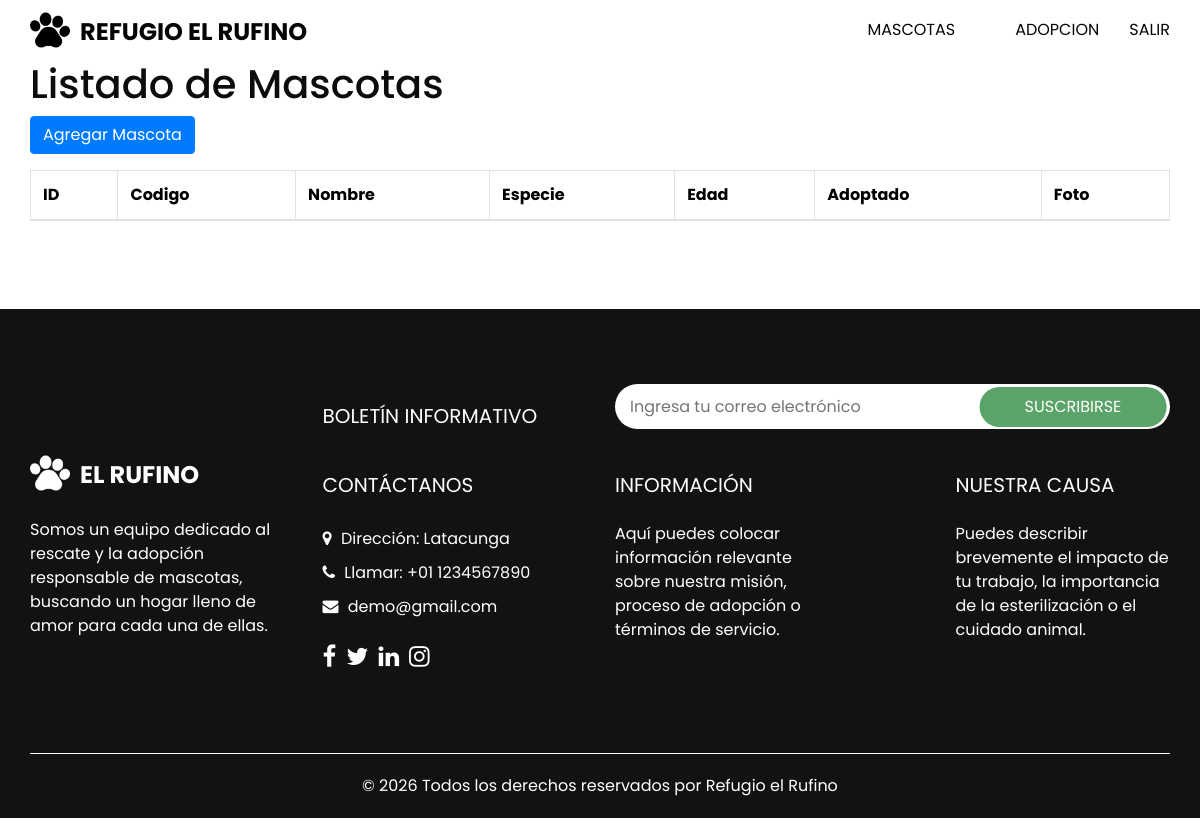
Before: /listaMascotas/ with the older database file.
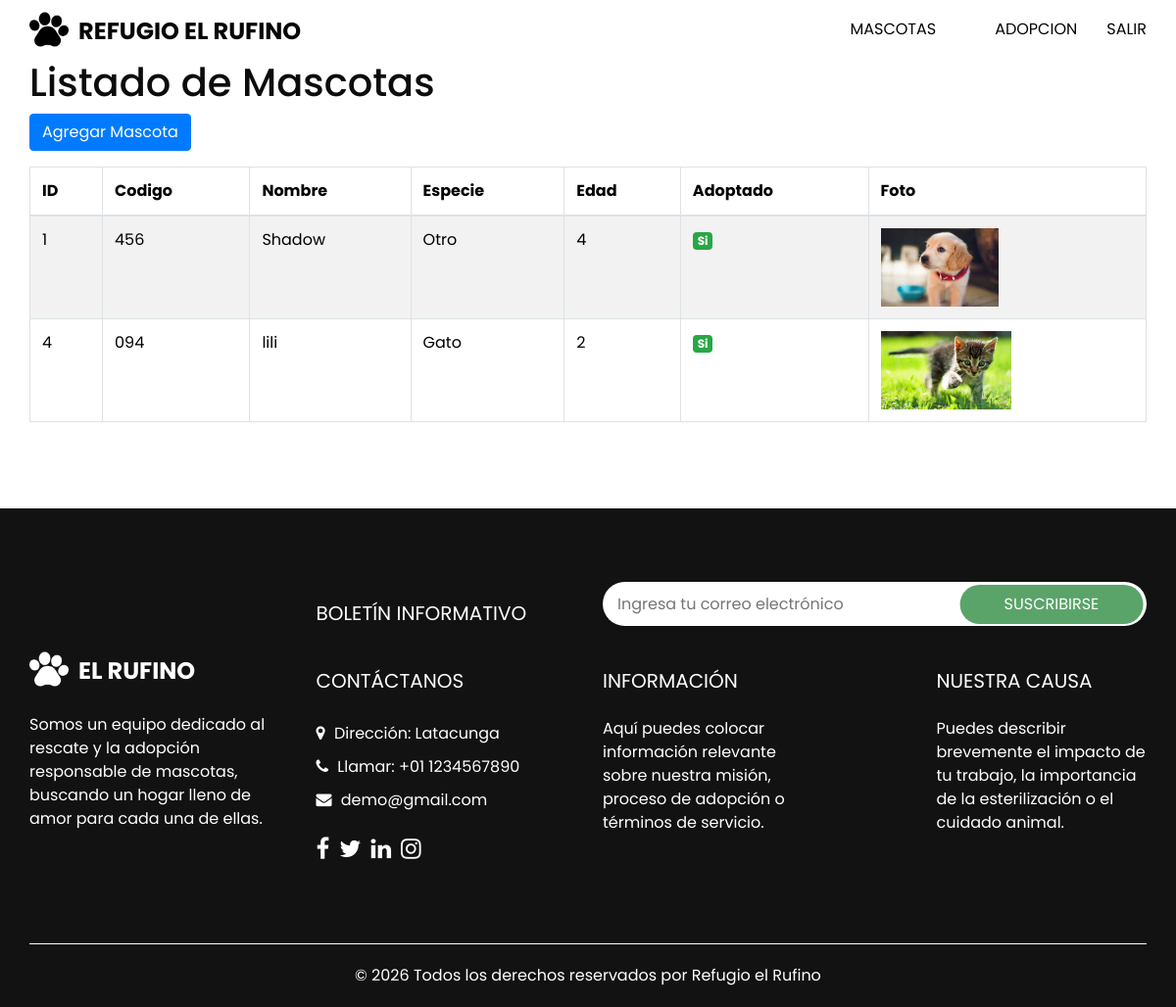
After: the same page with the newer database file.
### Aplicaciones/Mascota/models.py (models this page shows, shortened)
class Mascota(models.Model):
    ESPECIE_CHOICES = [
        ('Perro', 'Perro'),
        ('Gato', 'Gato'),
        ('Otro', 'Otro'),
    ]
    codigo = models.CharField(max_length=50, unique=True)
    nombre = models.CharField(max_length=200)
    especie = models.CharField(max_length=20, choices=ESPECIE_CHOICES)
    edad = models.PositiveIntegerField()
    adoptado = models.BooleanField(default=False)
    imgMascota = models.ImageField(upload_to='imgMascota/', blank=True, null=True)

### Aplicaciones/Mascota/views.py (the view)
# urls.py: path('', views.inicio, name='inicio'),
def inicio(request):
    mascotas = Mascota.objects.all()
    return render(request, 'listaMascotas.html', {'mascotas': mascotas})

### Aplicaciones/Mascota/templates/listaMascotas.html (shortened to what this page needs)
{% extends './plantilla.html' %}
{% block contenido %}
<div class="container">
    <h1>Listado de Mascotas</h1>
    <a href="{% url 'nuevaMascota' %}" class="btn btn-primary mb-3">Agregar Mascota</a>
    <table class="table table-bordered table-striped table-hover" id="tbl_mascotas">
        <thead>
            <tr>
                <th>ID</th>
                <th>Codigo</th>
                <th>Nombre</th>
                <th>Especie</th>
                <th>Edad</th>
                <th>Adoptado</th>
                <th>Foto</th>
            </tr>
        </thead>
        <tbody>
            {% for mascota in mascotas %}
            <tr>
                <td>{{ mascota.id }}</td>
                <td>{{ mascota.codigo }}</td>
                <td>{{ mascota.nombre }}</td>
                <td>{{ mascota.especie }}</td>
                <td>{{ mascota.edad }}</td>
                <td>
                    {% if mascota.adoptado %}
                        <span class="badge bg-success">Si</span>
                    {% else %}
                        <span class="badge bg-warning">Disponible</span>
                    {% endif %}
                </td>
                <td>
                    {% if mascota.imgMascota %}
                        <img src="{{ mascota.imgMascota.url }}" height="80" alt="{{ mascota.nombre }}">
                    {% else %}
                        Ninguna
                    {% endif %}
                </td>
            </tr>
            {% endfor %}
        </tbody>
    </table>
</div>
{% endblock %}

### Aplicaciones/Mascota/templates/plantilla.html (shortened to what this page needs)
{% load static %}
<!DOCTYPE html>
<html lang="en">
<head>
    <link rel="stylesheet" href="https://cdn.jsdelivr.net/npm/bootstrap-select@1.14.0-beta3/dist/css/bootstrap-select.min.css">
    <link rel="stylesheet" href="https://cdnjs.cloudflare.com/ajax/libs/bootstrap/5.3.3/css/bootstrap.min.css" />
    <link rel="stylesheet" href="https://cdnjs.cloudflare.com/ajax/libs/font-awesome/6.7.2/css/all.min.css" />
    <link rel="stylesheet" href="//cdn.datatables.net/2.3.1/css/dataTables.dataTables.min.css">
    <link rel="stylesheet" href="https://cdnjs.cloudflare.com/ajax/libs/bootstrap-fileinput/5.5.4/css/fileinput.min.css">
    <link rel="stylesheet" href="https://cdnjs.cloudflare.com/ajax/libs/font-awesome/6.4.0/css/all.min.css">
  <link href="{% static 'plantilla/animal/css/font-awesome.min.css' %}" rel="stylesheet" />
  <link href="{% static 'plantilla/animal/https://cdnjs.cloudflare.com/ajax/libs/ekko-lightbox/5.3.0/ekko-lightbox.css' %}" rel="stylesheet" />
  <link rel="stylesheet" type="text/css" href="{% static 'plantilla/animal/css/bootstrap.css' %}" />
  <link href="{% static 'plantilla/animal/css/style.css' %}" rel="stylesheet" />
  <link href="{% static 'plantilla/animal/css/responsive.css' %}" rel="stylesheet" />
</head>
<body>
  <div class="hero_area">
    <header class="header_section">
      <div class="container">
        <nav class="navbar navbar-expand-lg custom_nav-container ">
          <a class="navbar-brand" href="index.html">
            <img src="{% static 'plantilla/animal/images/logo.png'%}" alt="" />
            <span>
              Refugio el Rufino
            </span>
          </a>
          <div class="collapse navbar-collapse" id="navbarSupportedContent">
            <ul class="navbar-nav ">
              <li class="nav-item">
                <a class="nav-link" href="/listaMascotas/"> Mascotas </a>
              </li>
              <li class="nav-item">
                <a class="nav-link pr-lg-0" href="/inicio3/"> Adopcion</a>
              </li>
              <li class="nav-item">
                <a class="nav-link pr-lg-0" href="/"> Salir</a>
              </li>
            </ul>
          </div>
        </nav>
      </div>
    </header>
        {% block contenido %}
        {% endblock %}
      <br> <br> <br>
      <section class="info_section">
  <div class="container">
    <div class="info_form">
      <div class="row">
        <div class="offset-lg-3 col-lg-3">
          <h5 class="form_heading">
            Boletín Informativo
          </h5>
        </div>
        <div class="col-lg-6">
          <form action="#">
            <input type="text" placeholder="Ingresa tu correo electrónico">
            <button>
              Suscribirse
            </button>
          </form>
        </div>
      </div>
    </div>
  </div>
  <div class="container">
    <div class="row">
      <div class="col-md-6 col-lg-3">
        <div class="info_logo">
          <div>
            <a href="">
              <img src="{% static 'plantilla/animal/images/logo.png'%}" alt="" />
              <span>
                El Rufino </span>
            </a>
          </div>
          <p>
            Somos un equipo dedicado al rescate y la adopción responsable de mascotas, buscando un hogar lleno de amor para cada una de ellas.
          </p>
        </div>
      </div>
      <div class="col-md-6 col-lg-3">
        <div class="info_links ">
          <h5>
            Contáctanos
          </h5>
          <div class="info_contact">
            <div class="contact_link_box">
              <a href="">
                <i class="fa fa-map-marker" aria-hidden="true"></i>
                <span>
                  Dirección: Latacunga
                </span>
              </a>
              <a href="">
                <i class="fa fa-phone" aria-hidden="true"></i>
                <span>
                  Llamar: +01 1234567890
                </span>
              </a>
              <a href="">
                <i class="fa fa-envelope" aria-hidden="true"></i>
                <span>
                  demo@gmail.com
                </span>
              </a>
            </div>
          </div>
          <div class="info_social">
            <a href="">
              <i class="fa fa-facebook" aria-hidden="true"></i>
            </a>
            <a href="">
              <i class="fa fa-twitter" aria-hidden="true"></i>
            </a>
            <a href="">
              <i class="fa fa-linkedin" aria-hidden="true"></i>
            </a>
            <a href="">
              <i class="fa fa-instagram" aria-hidden="true"></i>
            </a>
          </div>
        </div>
      </div>
      <div class="col-md-6 col-lg-3">
        <div class="info_insta">
          <h5>
            INFORMACIÓN
          </h5>
          <p class="pr-0 pr-md-4 pr-md-5">
            Aquí puedes colocar información relevante sobre nuestra misión, proceso de adopción o términos de servicio.
          </p>
        </div>
      </div>
      <div class="col-md-6 col-lg-3">
        <div class="pl-0 pl-lg-5 pl-md-4">
          <h5>
            Nuestra Causa
          </h5>
          <p>
            Puedes describir brevemente el impacto de tu trabajo, la importancia de la esterilización o el cuidado animal.
          </p>
        </div>
      </div>
    </div>
  </div>
</section>
<footer class="footer_section">
  <div class="container">
    <p>
      &copy; <span id="displayYear"></span> Todos los derechos reservados por
      <a href="#">Refugio el Rufino</a>  </p>
  </div>
</footer>
</body>
</html>

### adopcionMascotas/static/plantilla/animal/css/style.css (style rules this page uses)
body { font-family: 'Poppins', sans-serif; color: #0c0c0c; background-color: #ffffff; }
.hero_area { position: relative; min-height: 100vh; display: -webkit-box; display: -ms-flexbox; display: flex; -webkit-box-orient: vertical; -webkit-box-direction: normal; -ms-flex-direction: column; flex-direction: column; }
.header_section { background-color: #ffffff; }
.custom_nav-container .navbar-nav { margin-left: auto; }
.custom_nav-container .navbar-nav .nav-link { padding: 10px 30px; color: #050505; text-align: center; text-transform: uppercase; }
a, a:hover, a:focus { text-decoration: none; }
.btn, .btn:focus { outline: none !important; -webkit-box-shadow: none; box-shadow: none; }
.navbar-brand { display: -webkit-box; display: -ms-flexbox; display: flex; -webkit-box-align: end; -ms-flex-align: end; align-items: flex-end; }
.navbar-brand img { width: 40px; }
.navbar-brand span { font-size: 24px; font-weight: 700; color: #050505; margin-left: 10px; text-transform: uppercase; }
.custom_nav-container { z-index: 99999; padding: 5px 0; }
.info_section { background-color: #121212; color: #ffffff; padding: 75px 0; }
.info_section h5 { margin: 20px 0 25px 0; font-weight: 400; text-transform: uppercase; }
.info_section .form_heading { font-weight: normal; text-transform: uppercase; }
.info_section .info_logo a { display: -webkit-box; display: -ms-flexbox; display: flex; -webkit-box-align: end; -ms-flex-align: end; align-items: flex-end; margin-bottom: 25px; }
.info_section .info_logo a img { width: 40px; -webkit-filter: invert(1); filter: invert(1); }
.info_section .info_logo a span { font-size: 24px; font-weight: 700; color: #ffffff; margin-left: 10px; text-transform: uppercase; }
.info_section .info_form form { display: -webkit-box; display: -ms-flexbox; display: flex; }
.info_section .info_form form input { min-width: 100%; height: 45px; border-radius: 30px; border: none; outline: none; padding: 0 15px; }
.info_section .info_form form button { padding: 0 45px; height: 40px; outline: none; border: none; border-radius: 30px; color: #ffffff; text-transform: uppercase; background-color: #5aa469; -webkit-transform: translate(-102%); transform: translate(-102%); margin-top: 2.5px; }
.info_section .contact_link_box { display: -webkit-box; display: -ms-flexbox; display: flex; -webkit-box-orient: vertical; -webkit-box-direction: normal; -ms-flex-direction: column; flex-direction: column; }
.info_section .contact_link_box a { margin: 5px 0; color: #ffffff; }
.info_section .contact_link_box a i { margin-right: 5px; }
.info_social { display: -webkit-box; display: -ms-flexbox; display: flex; margin-top: 20px; margin-bottom: 10px; }
.info_social a { display: -webkit-box; display: -ms-flexbox; display: flex; -webkit-box-pack: center; -ms-flex-pack: center; justify-content: center; -webkit-box-align: center; -ms-flex-align: center; align-items: center; color: #ffffff; border-radius: 100%; margin-right: 10px; font-size: 24px; }
.footer_section { background-color: #121212; }
.footer_section p { margin: 0; padding: 20px 0; text-align: center; color: #ffffff; border-top: 1px solid #ffffff; }
.footer_section p a { color: inherit; }

### adopcionMascotas/static/plantilla/animal/css/responsive.css (style rules this page uses)
@media (min-width: 1200px) { .container { max-width: 1170px; } }

Changed rows visible on the page:
added Mascota: id "1", codigo "456", nombre "Shadow", especie "Otro", edad "4", adoptado "Si", imgMascota (picture)
added Mascota: id "4", codigo "094", nombre "lili", especie "Gato", edad "2", adoptado "Si", imgMascota (picture)
